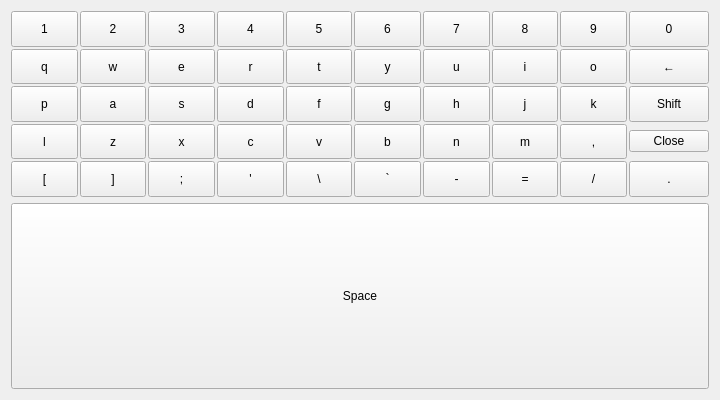
<?xml version="1.0" encoding="UTF-8"?>
<ui version="4.0">
 <class>QKeyBoard</class>
 <widget class="QWidget" name="QKeyBoard">
  <property name="geometry">
   <rect>
    <x>0</x>
    <y>0</y>
    <width>720</width>
    <height>400</height>
   </rect>
  </property>
  <property name="styleSheet">
   <string notr="true"/>
  </property>
  <layout class="QVBoxLayout" name="verticalLayout_2">
   <property name="spacing">
    <number>6</number>
   </property>
   <item>
    <widget class="QWidget" name="widgetMain" native="true">
     <property name="sizePolicy">
      <sizepolicy hsizetype="Preferred" vsizetype="Expanding">
       <horstretch>0</horstretch>
       <verstretch>0</verstretch>
      </sizepolicy>
     </property>
     <property name="styleSheet">
      <string notr="true"/>
     </property>
     <layout class="QGridLayout" name="gridLayout">
      <property name="leftMargin">
       <number>0</number>
      </property>
      <property name="topMargin">
       <number>0</number>
      </property>
      <property name="rightMargin">
       <number>0</number>
      </property>
      <property name="bottomMargin">
       <number>0</number>
      </property>
      <property name="spacing">
       <number>2</number>
      </property>
      <item row="7" column="10">
       <widget class="QPushButton" name="btnClose">
        <property name="focusPolicy">
         <enum>Qt::NoFocus</enum>
        </property>
        <property name="styleSheet">
         <string notr="true"/>
        </property>
        <property name="text">
         <string>Close</string>
        </property>
       </widget>
      </item>
      <item row="7" column="7">
       <widget class="QPushButton" name="btnm">
        <property name="sizePolicy">
         <sizepolicy hsizetype="Ignored" vsizetype="Expanding">
          <horstretch>0</horstretch>
          <verstretch>0</verstretch>
         </sizepolicy>
        </property>
        <property name="focusPolicy">
         <enum>Qt::NoFocus</enum>
        </property>
        <property name="text">
         <string>m</string>
        </property>
       </widget>
      </item>
      <item row="3" column="8">
       <widget class="QPushButton" name="btno">
        <property name="sizePolicy">
         <sizepolicy hsizetype="Ignored" vsizetype="Expanding">
          <horstretch>0</horstretch>
          <verstretch>0</verstretch>
         </sizepolicy>
        </property>
        <property name="focusPolicy">
         <enum>Qt::NoFocus</enum>
        </property>
        <property name="text">
         <string>o</string>
        </property>
       </widget>
      </item>
      <item row="8" column="8">
       <widget class="QPushButton" name="btnSlash">
        <property name="sizePolicy">
         <sizepolicy hsizetype="Ignored" vsizetype="Expanding">
          <horstretch>0</horstretch>
          <verstretch>0</verstretch>
         </sizepolicy>
        </property>
        <property name="focusPolicy">
         <enum>Qt::NoFocus</enum>
        </property>
        <property name="text">
         <string>/</string>
        </property>
       </widget>
      </item>
      <item row="4" column="7">
       <widget class="QPushButton" name="btnj">
        <property name="sizePolicy">
         <sizepolicy hsizetype="Ignored" vsizetype="Expanding">
          <horstretch>0</horstretch>
          <verstretch>0</verstretch>
         </sizepolicy>
        </property>
        <property name="focusPolicy">
         <enum>Qt::NoFocus</enum>
        </property>
        <property name="text">
         <string>j</string>
        </property>
       </widget>
      </item>
      <item row="8" column="6">
       <widget class="QPushButton" name="btnDash">
        <property name="sizePolicy">
         <sizepolicy hsizetype="Ignored" vsizetype="Expanding">
          <horstretch>0</horstretch>
          <verstretch>0</verstretch>
         </sizepolicy>
        </property>
        <property name="focusPolicy">
         <enum>Qt::NoFocus</enum>
        </property>
        <property name="text">
         <string>-</string>
        </property>
       </widget>
      </item>
      <item row="4" column="10">
       <widget class="QPushButton" name="btnShift">
        <property name="sizePolicy">
         <sizepolicy hsizetype="Ignored" vsizetype="Expanding">
          <horstretch>0</horstretch>
          <verstretch>0</verstretch>
         </sizepolicy>
        </property>
        <property name="focusPolicy">
         <enum>Qt::NoFocus</enum>
        </property>
        <property name="text">
         <string>Shift</string>
        </property>
       </widget>
      </item>
      <item row="4" column="2">
       <widget class="QPushButton" name="btns">
        <property name="sizePolicy">
         <sizepolicy hsizetype="Ignored" vsizetype="Expanding">
          <horstretch>0</horstretch>
          <verstretch>0</verstretch>
         </sizepolicy>
        </property>
        <property name="focusPolicy">
         <enum>Qt::NoFocus</enum>
        </property>
        <property name="text">
         <string>s</string>
        </property>
       </widget>
      </item>
      <item row="3" column="4">
       <widget class="QPushButton" name="btnt">
        <property name="sizePolicy">
         <sizepolicy hsizetype="Ignored" vsizetype="Expanding">
          <horstretch>0</horstretch>
          <verstretch>0</verstretch>
         </sizepolicy>
        </property>
        <property name="focusPolicy">
         <enum>Qt::NoFocus</enum>
        </property>
        <property name="text">
         <string>t</string>
        </property>
       </widget>
      </item>
      <item row="0" column="5">
       <widget class="QPushButton" name="btn6">
        <property name="sizePolicy">
         <sizepolicy hsizetype="Ignored" vsizetype="Expanding">
          <horstretch>0</horstretch>
          <verstretch>0</verstretch>
         </sizepolicy>
        </property>
        <property name="focusPolicy">
         <enum>Qt::NoFocus</enum>
        </property>
        <property name="text">
         <string>6</string>
        </property>
       </widget>
      </item>
      <item row="8" column="4">
       <widget class="QPushButton" name="btnBackslash">
        <property name="sizePolicy">
         <sizepolicy hsizetype="Ignored" vsizetype="Expanding">
          <horstretch>0</horstretch>
          <verstretch>0</verstretch>
         </sizepolicy>
        </property>
        <property name="focusPolicy">
         <enum>Qt::NoFocus</enum>
        </property>
        <property name="text">
         <string>\</string>
        </property>
       </widget>
      </item>
      <item row="3" column="10">
       <widget class="QPushButton" name="btnBackspace">
        <property name="sizePolicy">
         <sizepolicy hsizetype="Ignored" vsizetype="Expanding">
          <horstretch>0</horstretch>
          <verstretch>0</verstretch>
         </sizepolicy>
        </property>
        <property name="focusPolicy">
         <enum>Qt::NoFocus</enum>
        </property>
        <property name="text">
         <string>←</string>
        </property>
       </widget>
      </item>
      <item row="7" column="2">
       <widget class="QPushButton" name="btnx">
        <property name="sizePolicy">
         <sizepolicy hsizetype="Ignored" vsizetype="Expanding">
          <horstretch>0</horstretch>
          <verstretch>0</verstretch>
         </sizepolicy>
        </property>
        <property name="focusPolicy">
         <enum>Qt::NoFocus</enum>
        </property>
        <property name="text">
         <string>x</string>
        </property>
       </widget>
      </item>
      <item row="7" column="6">
       <widget class="QPushButton" name="btnn">
        <property name="sizePolicy">
         <sizepolicy hsizetype="Ignored" vsizetype="Expanding">
          <horstretch>0</horstretch>
          <verstretch>0</verstretch>
         </sizepolicy>
        </property>
        <property name="focusPolicy">
         <enum>Qt::NoFocus</enum>
        </property>
        <property name="text">
         <string>n</string>
        </property>
       </widget>
      </item>
      <item row="8" column="7">
       <widget class="QPushButton" name="btnEquals">
        <property name="sizePolicy">
         <sizepolicy hsizetype="Ignored" vsizetype="Expanding">
          <horstretch>0</horstretch>
          <verstretch>0</verstretch>
         </sizepolicy>
        </property>
        <property name="focusPolicy">
         <enum>Qt::NoFocus</enum>
        </property>
        <property name="text">
         <string>=</string>
        </property>
       </widget>
      </item>
      <item row="3" column="5">
       <widget class="QPushButton" name="btny">
        <property name="sizePolicy">
         <sizepolicy hsizetype="Ignored" vsizetype="Expanding">
          <horstretch>0</horstretch>
          <verstretch>0</verstretch>
         </sizepolicy>
        </property>
        <property name="focusPolicy">
         <enum>Qt::NoFocus</enum>
        </property>
        <property name="text">
         <string>y</string>
        </property>
       </widget>
      </item>
      <item row="8" column="2">
       <widget class="QPushButton" name="btnSemicolon">
        <property name="sizePolicy">
         <sizepolicy hsizetype="Ignored" vsizetype="Expanding">
          <horstretch>0</horstretch>
          <verstretch>0</verstretch>
         </sizepolicy>
        </property>
        <property name="focusPolicy">
         <enum>Qt::NoFocus</enum>
        </property>
        <property name="text">
         <string>;</string>
        </property>
       </widget>
      </item>
      <item row="7" column="0">
       <widget class="QPushButton" name="btnl">
        <property name="sizePolicy">
         <sizepolicy hsizetype="Ignored" vsizetype="Expanding">
          <horstretch>0</horstretch>
          <verstretch>0</verstretch>
         </sizepolicy>
        </property>
        <property name="focusPolicy">
         <enum>Qt::NoFocus</enum>
        </property>
        <property name="text">
         <string>l</string>
        </property>
       </widget>
      </item>
      <item row="4" column="1">
       <widget class="QPushButton" name="btna">
        <property name="sizePolicy">
         <sizepolicy hsizetype="Ignored" vsizetype="Expanding">
          <horstretch>0</horstretch>
          <verstretch>0</verstretch>
         </sizepolicy>
        </property>
        <property name="focusPolicy">
         <enum>Qt::NoFocus</enum>
        </property>
        <property name="text">
         <string>a</string>
        </property>
       </widget>
      </item>
      <item row="3" column="6">
       <widget class="QPushButton" name="btnu">
        <property name="sizePolicy">
         <sizepolicy hsizetype="Ignored" vsizetype="Expanding">
          <horstretch>0</horstretch>
          <verstretch>0</verstretch>
         </sizepolicy>
        </property>
        <property name="focusPolicy">
         <enum>Qt::NoFocus</enum>
        </property>
        <property name="text">
         <string>u</string>
        </property>
       </widget>
      </item>
      <item row="0" column="8">
       <widget class="QPushButton" name="btn9">
        <property name="sizePolicy">
         <sizepolicy hsizetype="Ignored" vsizetype="Expanding">
          <horstretch>0</horstretch>
          <verstretch>0</verstretch>
         </sizepolicy>
        </property>
        <property name="focusPolicy">
         <enum>Qt::NoFocus</enum>
        </property>
        <property name="text">
         <string>9</string>
        </property>
       </widget>
      </item>
      <item row="3" column="1">
       <widget class="QPushButton" name="btnw">
        <property name="sizePolicy">
         <sizepolicy hsizetype="Ignored" vsizetype="Expanding">
          <horstretch>0</horstretch>
          <verstretch>0</verstretch>
         </sizepolicy>
        </property>
        <property name="focusPolicy">
         <enum>Qt::NoFocus</enum>
        </property>
        <property name="text">
         <string>w</string>
        </property>
       </widget>
      </item>
      <item row="3" column="3">
       <widget class="QPushButton" name="btnr">
        <property name="sizePolicy">
         <sizepolicy hsizetype="Ignored" vsizetype="Expanding">
          <horstretch>0</horstretch>
          <verstretch>0</verstretch>
         </sizepolicy>
        </property>
        <property name="focusPolicy">
         <enum>Qt::NoFocus</enum>
        </property>
        <property name="text">
         <string>r</string>
        </property>
       </widget>
      </item>
      <item row="3" column="2">
       <widget class="QPushButton" name="btne">
        <property name="sizePolicy">
         <sizepolicy hsizetype="Ignored" vsizetype="Expanding">
          <horstretch>0</horstretch>
          <verstretch>0</verstretch>
         </sizepolicy>
        </property>
        <property name="focusPolicy">
         <enum>Qt::NoFocus</enum>
        </property>
        <property name="text">
         <string>e</string>
        </property>
       </widget>
      </item>
      <item row="3" column="0">
       <widget class="QPushButton" name="btnq">
        <property name="sizePolicy">
         <sizepolicy hsizetype="Ignored" vsizetype="Expanding">
          <horstretch>0</horstretch>
          <verstretch>0</verstretch>
         </sizepolicy>
        </property>
        <property name="focusPolicy">
         <enum>Qt::NoFocus</enum>
        </property>
        <property name="text">
         <string>q</string>
        </property>
       </widget>
      </item>
      <item row="3" column="7">
       <widget class="QPushButton" name="btni">
        <property name="sizePolicy">
         <sizepolicy hsizetype="Ignored" vsizetype="Expanding">
          <horstretch>0</horstretch>
          <verstretch>0</verstretch>
         </sizepolicy>
        </property>
        <property name="focusPolicy">
         <enum>Qt::NoFocus</enum>
        </property>
        <property name="text">
         <string>i</string>
        </property>
       </widget>
      </item>
      <item row="7" column="5">
       <widget class="QPushButton" name="btnb">
        <property name="sizePolicy">
         <sizepolicy hsizetype="Ignored" vsizetype="Expanding">
          <horstretch>0</horstretch>
          <verstretch>0</verstretch>
         </sizepolicy>
        </property>
        <property name="focusPolicy">
         <enum>Qt::NoFocus</enum>
        </property>
        <property name="text">
         <string>b</string>
        </property>
       </widget>
      </item>
      <item row="0" column="1">
       <widget class="QPushButton" name="btn2">
        <property name="sizePolicy">
         <sizepolicy hsizetype="Ignored" vsizetype="Expanding">
          <horstretch>0</horstretch>
          <verstretch>0</verstretch>
         </sizepolicy>
        </property>
        <property name="focusPolicy">
         <enum>Qt::NoFocus</enum>
        </property>
        <property name="text">
         <string>2</string>
        </property>
       </widget>
      </item>
      <item row="0" column="0">
       <widget class="QPushButton" name="btn1">
        <property name="sizePolicy">
         <sizepolicy hsizetype="Ignored" vsizetype="Expanding">
          <horstretch>0</horstretch>
          <verstretch>0</verstretch>
         </sizepolicy>
        </property>
        <property name="focusPolicy">
         <enum>Qt::NoFocus</enum>
        </property>
        <property name="text">
         <string>1</string>
        </property>
       </widget>
      </item>
      <item row="7" column="3">
       <widget class="QPushButton" name="btnc">
        <property name="sizePolicy">
         <sizepolicy hsizetype="Ignored" vsizetype="Expanding">
          <horstretch>0</horstretch>
          <verstretch>0</verstretch>
         </sizepolicy>
        </property>
        <property name="focusPolicy">
         <enum>Qt::NoFocus</enum>
        </property>
        <property name="text">
         <string>c</string>
        </property>
       </widget>
      </item>
      <item row="4" column="3">
       <widget class="QPushButton" name="btnd">
        <property name="sizePolicy">
         <sizepolicy hsizetype="Ignored" vsizetype="Expanding">
          <horstretch>0</horstretch>
          <verstretch>0</verstretch>
         </sizepolicy>
        </property>
        <property name="focusPolicy">
         <enum>Qt::NoFocus</enum>
        </property>
        <property name="text">
         <string>d</string>
        </property>
       </widget>
      </item>
      <item row="4" column="5">
       <widget class="QPushButton" name="btng">
        <property name="sizePolicy">
         <sizepolicy hsizetype="Ignored" vsizetype="Expanding">
          <horstretch>0</horstretch>
          <verstretch>0</verstretch>
         </sizepolicy>
        </property>
        <property name="focusPolicy">
         <enum>Qt::NoFocus</enum>
        </property>
        <property name="text">
         <string>g</string>
        </property>
       </widget>
      </item>
      <item row="0" column="6">
       <widget class="QPushButton" name="btn7">
        <property name="sizePolicy">
         <sizepolicy hsizetype="Ignored" vsizetype="Expanding">
          <horstretch>0</horstretch>
          <verstretch>0</verstretch>
         </sizepolicy>
        </property>
        <property name="focusPolicy">
         <enum>Qt::NoFocus</enum>
        </property>
        <property name="text">
         <string>7</string>
        </property>
       </widget>
      </item>
      <item row="4" column="8">
       <widget class="QPushButton" name="btnk">
        <property name="sizePolicy">
         <sizepolicy hsizetype="Ignored" vsizetype="Expanding">
          <horstretch>0</horstretch>
          <verstretch>0</verstretch>
         </sizepolicy>
        </property>
        <property name="focusPolicy">
         <enum>Qt::NoFocus</enum>
        </property>
        <property name="text">
         <string>k</string>
        </property>
       </widget>
      </item>
      <item row="4" column="6">
       <widget class="QPushButton" name="btnh">
        <property name="sizePolicy">
         <sizepolicy hsizetype="Ignored" vsizetype="Expanding">
          <horstretch>0</horstretch>
          <verstretch>0</verstretch>
         </sizepolicy>
        </property>
        <property name="focusPolicy">
         <enum>Qt::NoFocus</enum>
        </property>
        <property name="text">
         <string>h</string>
        </property>
       </widget>
      </item>
      <item row="7" column="1">
       <widget class="QPushButton" name="btnz">
        <property name="sizePolicy">
         <sizepolicy hsizetype="Ignored" vsizetype="Expanding">
          <horstretch>0</horstretch>
          <verstretch>0</verstretch>
         </sizepolicy>
        </property>
        <property name="focusPolicy">
         <enum>Qt::NoFocus</enum>
        </property>
        <property name="text">
         <string>z</string>
        </property>
       </widget>
      </item>
      <item row="0" column="2">
       <widget class="QPushButton" name="btn3">
        <property name="sizePolicy">
         <sizepolicy hsizetype="Ignored" vsizetype="Expanding">
          <horstretch>0</horstretch>
          <verstretch>0</verstretch>
         </sizepolicy>
        </property>
        <property name="focusPolicy">
         <enum>Qt::NoFocus</enum>
        </property>
        <property name="text">
         <string>3</string>
        </property>
       </widget>
      </item>
      <item row="4" column="4">
       <widget class="QPushButton" name="btnf">
        <property name="sizePolicy">
         <sizepolicy hsizetype="Ignored" vsizetype="Expanding">
          <horstretch>0</horstretch>
          <verstretch>0</verstretch>
         </sizepolicy>
        </property>
        <property name="focusPolicy">
         <enum>Qt::NoFocus</enum>
        </property>
        <property name="text">
         <string>f</string>
        </property>
       </widget>
      </item>
      <item row="0" column="7">
       <widget class="QPushButton" name="btn8">
        <property name="sizePolicy">
         <sizepolicy hsizetype="Ignored" vsizetype="Expanding">
          <horstretch>0</horstretch>
          <verstretch>0</verstretch>
         </sizepolicy>
        </property>
        <property name="focusPolicy">
         <enum>Qt::NoFocus</enum>
        </property>
        <property name="text">
         <string>8</string>
        </property>
       </widget>
      </item>
      <item row="0" column="4">
       <widget class="QPushButton" name="btn5">
        <property name="sizePolicy">
         <sizepolicy hsizetype="Ignored" vsizetype="Expanding">
          <horstretch>0</horstretch>
          <verstretch>0</verstretch>
         </sizepolicy>
        </property>
        <property name="focusPolicy">
         <enum>Qt::NoFocus</enum>
        </property>
        <property name="text">
         <string>5</string>
        </property>
       </widget>
      </item>
      <item row="8" column="3">
       <widget class="QPushButton" name="btnApostrophe">
        <property name="sizePolicy">
         <sizepolicy hsizetype="Ignored" vsizetype="Expanding">
          <horstretch>0</horstretch>
          <verstretch>0</verstretch>
         </sizepolicy>
        </property>
        <property name="focusPolicy">
         <enum>Qt::NoFocus</enum>
        </property>
        <property name="text">
         <string>'</string>
        </property>
       </widget>
      </item>
      <item row="4" column="0">
       <widget class="QPushButton" name="btnp">
        <property name="sizePolicy">
         <sizepolicy hsizetype="Ignored" vsizetype="Expanding">
          <horstretch>0</horstretch>
          <verstretch>0</verstretch>
         </sizepolicy>
        </property>
        <property name="focusPolicy">
         <enum>Qt::NoFocus</enum>
        </property>
        <property name="text">
         <string>p</string>
        </property>
       </widget>
      </item>
      <item row="0" column="3">
       <widget class="QPushButton" name="btn4">
        <property name="sizePolicy">
         <sizepolicy hsizetype="Ignored" vsizetype="Expanding">
          <horstretch>0</horstretch>
          <verstretch>0</verstretch>
         </sizepolicy>
        </property>
        <property name="focusPolicy">
         <enum>Qt::NoFocus</enum>
        </property>
        <property name="text">
         <string>4</string>
        </property>
       </widget>
      </item>
      <item row="7" column="4">
       <widget class="QPushButton" name="btnv">
        <property name="sizePolicy">
         <sizepolicy hsizetype="Ignored" vsizetype="Expanding">
          <horstretch>0</horstretch>
          <verstretch>0</verstretch>
         </sizepolicy>
        </property>
        <property name="focusPolicy">
         <enum>Qt::NoFocus</enum>
        </property>
        <property name="text">
         <string>v</string>
        </property>
       </widget>
      </item>
      <item row="0" column="10">
       <widget class="QPushButton" name="btn0">
        <property name="sizePolicy">
         <sizepolicy hsizetype="Ignored" vsizetype="Expanding">
          <horstretch>0</horstretch>
          <verstretch>0</verstretch>
         </sizepolicy>
        </property>
        <property name="focusPolicy">
         <enum>Qt::NoFocus</enum>
        </property>
        <property name="text">
         <string>0</string>
        </property>
       </widget>
      </item>
      <item row="7" column="8">
       <widget class="QPushButton" name="btnComma">
        <property name="sizePolicy">
         <sizepolicy hsizetype="Ignored" vsizetype="Expanding">
          <horstretch>0</horstretch>
          <verstretch>0</verstretch>
         </sizepolicy>
        </property>
        <property name="focusPolicy">
         <enum>Qt::NoFocus</enum>
        </property>
        <property name="text">
         <string>,</string>
        </property>
       </widget>
      </item>
      <item row="8" column="0">
       <widget class="QPushButton" name="btnOther2">
        <property name="sizePolicy">
         <sizepolicy hsizetype="Ignored" vsizetype="Expanding">
          <horstretch>0</horstretch>
          <verstretch>0</verstretch>
         </sizepolicy>
        </property>
        <property name="focusPolicy">
         <enum>Qt::NoFocus</enum>
        </property>
        <property name="text">
         <string>[</string>
        </property>
       </widget>
      </item>
      <item row="8" column="5">
       <widget class="QPushButton" name="btnOther1">
        <property name="sizePolicy">
         <sizepolicy hsizetype="Ignored" vsizetype="Expanding">
          <horstretch>0</horstretch>
          <verstretch>0</verstretch>
         </sizepolicy>
        </property>
        <property name="focusPolicy">
         <enum>Qt::NoFocus</enum>
        </property>
        <property name="text">
         <string>`</string>
        </property>
       </widget>
      </item>
      <item row="8" column="1">
       <widget class="QPushButton" name="btnOther3">
        <property name="sizePolicy">
         <sizepolicy hsizetype="Ignored" vsizetype="Expanding">
          <horstretch>0</horstretch>
          <verstretch>0</verstretch>
         </sizepolicy>
        </property>
        <property name="focusPolicy">
         <enum>Qt::NoFocus</enum>
        </property>
        <property name="text">
         <string>]</string>
        </property>
       </widget>
      </item>
      <item row="8" column="10">
       <widget class="QPushButton" name="btnDot">
        <property name="sizePolicy">
         <sizepolicy hsizetype="Ignored" vsizetype="Expanding">
          <horstretch>0</horstretch>
          <verstretch>0</verstretch>
         </sizepolicy>
        </property>
        <property name="focusPolicy">
         <enum>Qt::NoFocus</enum>
        </property>
        <property name="text">
         <string>.</string>
        </property>
       </widget>
      </item>
     </layout>
    </widget>
   </item>
   <item>
    <widget class="QPushButton" name="btnSpace">
     <property name="sizePolicy">
      <sizepolicy hsizetype="Ignored" vsizetype="Expanding">
       <horstretch>0</horstretch>
       <verstretch>0</verstretch>
      </sizepolicy>
     </property>
     <property name="focusPolicy">
      <enum>Qt::NoFocus</enum>
     </property>
     <property name="text">
      <string>Space</string>
     </property>
    </widget>
   </item>
  </layout>
 </widget>
 <resources/>
 <connections/>
</ui>
